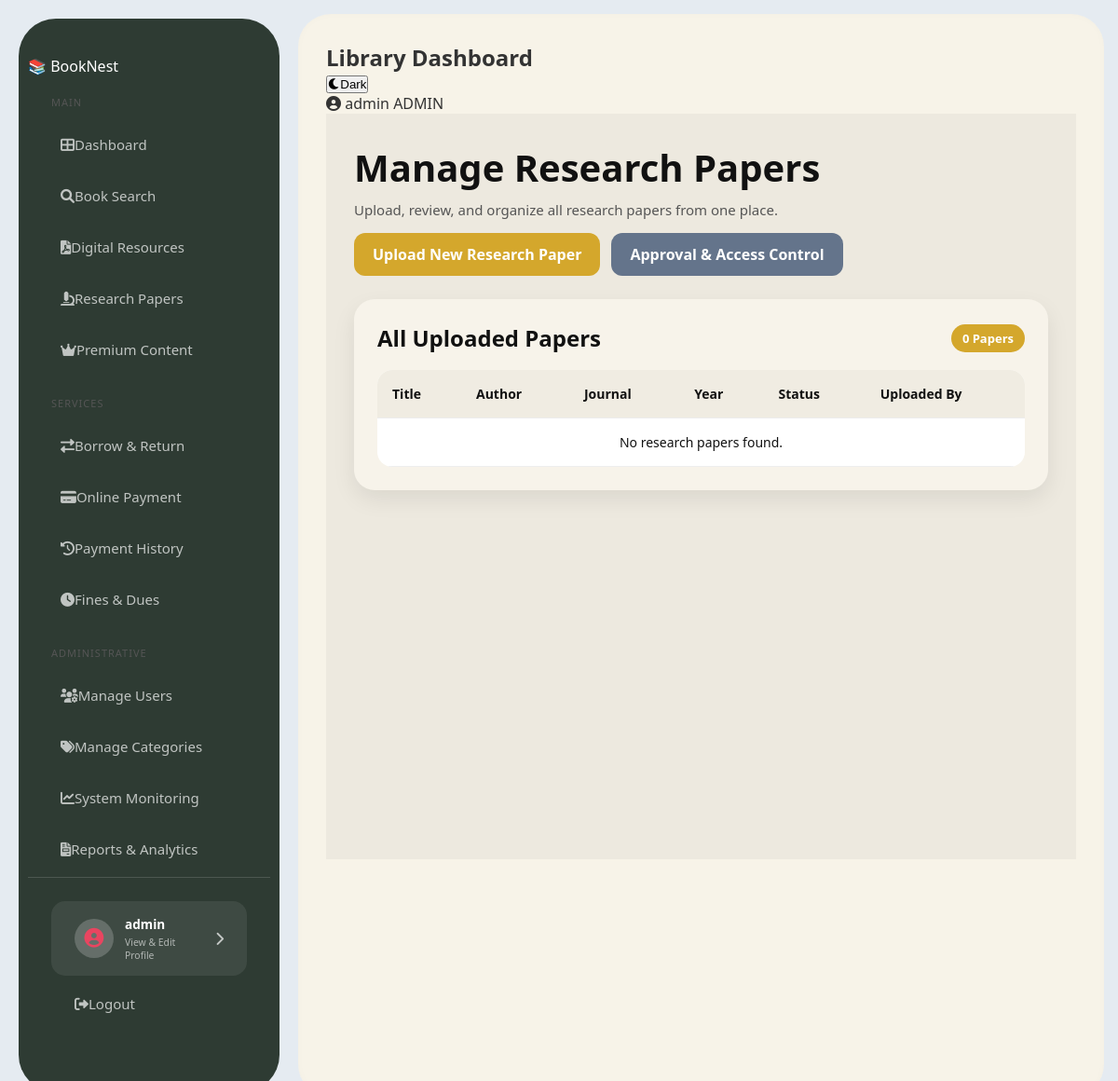
/librarian/research-papers/ (signed in), run on an earlier commit of the app's database.
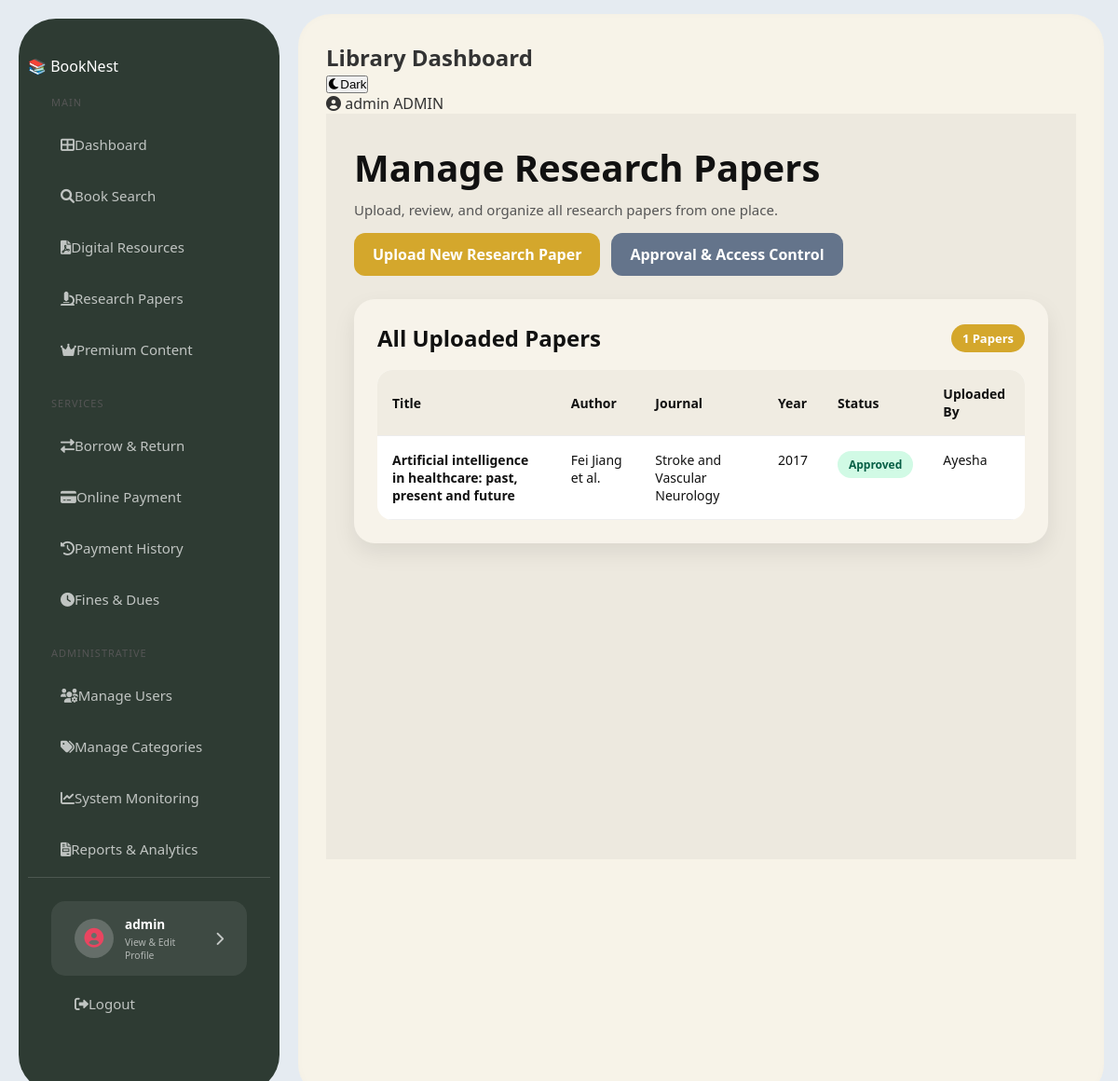
And on a later commit of the database.
### library/models.py (models this page shows, shortened)
class ResearchPaper(models.Model):
    STATUS_CHOICES = [
        ('pending', 'Pending'),
        ('approved', 'Approved'),
        ('rejected', 'Rejected'),
    ]
    title = models.CharField(max_length=200)
    author = models.CharField(max_length=200)
    journal = models.CharField(max_length=200)
    year = models.PositiveIntegerField()
    abstract = models.TextField(blank=True, null=True)
    paper_file = models.FileField(upload_to='research_papers/')
    status = models.CharField(max_length=20, choices=STATUS_CHOICES, default='pending')
    uploaded_by = models.ForeignKey(User, on_delete=models.CASCADE)
    uploaded_at = models.DateTimeField(auto_now_add=True)

class User(AbstractUser):
    ADMIN = 'admin'
    LIBRARIAN = 'librarian'
    REGULAR_USER = 'user'
    ROLE_CHOICES = [
        (ADMIN, 'Administrator'),
        (LIBRARIAN, 'Librarian'),
        (REGULAR_USER, 'Regular User'),
    ]
    role = models.CharField(max_length=20, choices=ROLE_CHOICES, default=REGULAR_USER)
    phone = models.CharField(max_length=15, null=True, blank=True)
    profile_picture = models.ImageField(upload_to='profiles/', null=True, blank=True)
    date_of_birth = models.DateField(null=True, blank=True)
    bio = models.TextField(null=True, blank=True)
    def get_full_name(self):
        if self.first_name and self.last_name:
            return f"{self.first_name} {self.last_name}"
        return self.username

### library/views.py (the view)
# urls.py: path('librarian/research-papers/', views.manage_research_papers, name='manage_research_papers'),
@login_required
@user_passes_test(is_librarian_or_admin, login_url='/')
def manage_research_papers(request):
    papers = ResearchPaper.objects.all().order_by('-uploaded_at')
    return render(request, 'library/manage_research_papers.html', {'papers': papers})

### library/views.py (called while the page is built)
def is_librarian_or_admin(user):
    return user.is_authenticated and (
        user.role in [User.LIBRARIAN, User.ADMIN] or user.is_superuser
    )

### library/templates/library/manage_research_papers.html (shortened to what this page needs)
{% extends 'library/base.html' %}
{% block content %}
<div class="manage-page">
    <div class="manage-header">
        <div class="manage-title">
            <h1>Manage Research Papers</h1>
            <p>Upload, review, and organize all research papers from one place.</p>
        </div>
        <div class="top-actions">
            <a href="{% url 'upload_research_paper' %}" class="btn-gold">Upload New Research Paper</a>
            <a href="{% url 'approval_access_control' %}" class="btn-gray">Approval & Access Control</a>
        </div>
    </div>
    <div class="manage-box">
        <div class="section-bar">
            <h2 style="margin:0; color:#111;">All Uploaded Papers</h2>
            <span class="paper-count">{{ papers|length }} Papers</span>
        </div>
        <div class="table-wrap">
            <table class="manage-table">
                <thead>
                    <tr>
                        <th>Title</th>
                        <th>Author</th>
                        <th>Journal</th>
                        <th>Year</th>
                        <th>Status</th>
                        <th>Uploaded By</th>
                    </tr>
                </thead>
                <tbody>
                    {% for paper in papers %}
                    <tr>
                        <td>
                            <div class="paper-title">{{ paper.title }}</div>
                        </td>
                        <td>{{ paper.author }}</td>
                        <td>{{ paper.journal }}</td>
                        <td>{{ paper.year }}</td>
                        <td>
                            {% if paper.status == 'pending' %}
                                <span class="status-badge status-pending">Pending</span>
                            {% elif paper.status == 'approved' %}
                                <span class="status-badge status-approved">Approved</span>
                            {% elif paper.status == 'rejected' %}
                                <span class="status-badge status-rejected">Rejected</span>
                            {% else %}
                                <span class="status-badge status-pending">{{ paper.status }}</span>
                            {% endif %}
                        </td>
                        <td>{{ paper.uploaded_by.username }}</td>
                    </tr>
                    {% empty %}
                    <tr>
                        <td colspan="6" class="empty-row">No research papers found.</td>
                    </tr>
                    {% endfor %}
                </tbody>
            </table>
        </div>
    </div>
</div>
{% endblock %}

What changed in the data, as far as the page shows it:
added ResearchPaper: title "Artificial intelligence in healthcare: past, present and future", author "Fei Jiang et al.", journal "Stroke and Vascular Neurology", year "2017", status "Approved", uploaded_by.username "Ayesha"
Also different on the page:
{{ papers|length }}: "0" → "1"
text no longer shown: "No research papers found."
